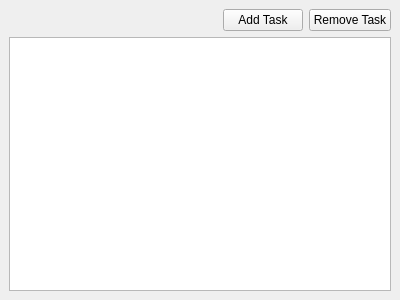
<?xml version="1.0" encoding="UTF-8"?>
<ui version="4.0">
 <class>TaskManagement</class>
 <widget class="QWidget" name="TaskManagement">
  <property name="geometry">
   <rect>
    <x>0</x>
    <y>0</y>
    <width>400</width>
    <height>300</height>
   </rect>
  </property>
  <property name="windowTitle">
   <string>Task Management</string>
  </property>
  <layout class="QGridLayout" name="gridLayout_2">
   <property name="leftMargin">
    <number>0</number>
   </property>
   <property name="topMargin">
    <number>0</number>
   </property>
   <property name="rightMargin">
    <number>0</number>
   </property>
   <property name="bottomMargin">
    <number>0</number>
   </property>
   <item row="0" column="0">
    <widget class="QWidget" name="centeralwidget" native="true">
     <layout class="QGridLayout" name="gridLayout">
      <item row="0" column="0">
       <layout class="QVBoxLayout" name="verticalLayout">
        <item>
         <layout class="QHBoxLayout" name="horizontalLayout">
          <item>
           <spacer name="horizontalSpacer">
            <property name="orientation">
             <enum>Qt::Orientation::Horizontal</enum>
            </property>
            <property name="sizeHint" stdset="0">
             <size>
              <width>40</width>
              <height>20</height>
             </size>
            </property>
           </spacer>
          </item>
          <item>
           <widget class="QPushButton" name="btnPlus">
            <property name="text">
             <string>Add Task</string>
            </property>
           </widget>
          </item>
          <item>
           <widget class="QPushButton" name="btnMinus">
            <property name="text">
             <string>Remove Task</string>
            </property>
           </widget>
          </item>
         </layout>
        </item>
        <item>
         <widget class="QTableWidget" name="tableWidget"/>
        </item>
       </layout>
      </item>
     </layout>
    </widget>
   </item>
  </layout>
 </widget>
 <resources>
  <include location="resources/resources.qrc"/>
 </resources>
 <connections/>
</ui>
